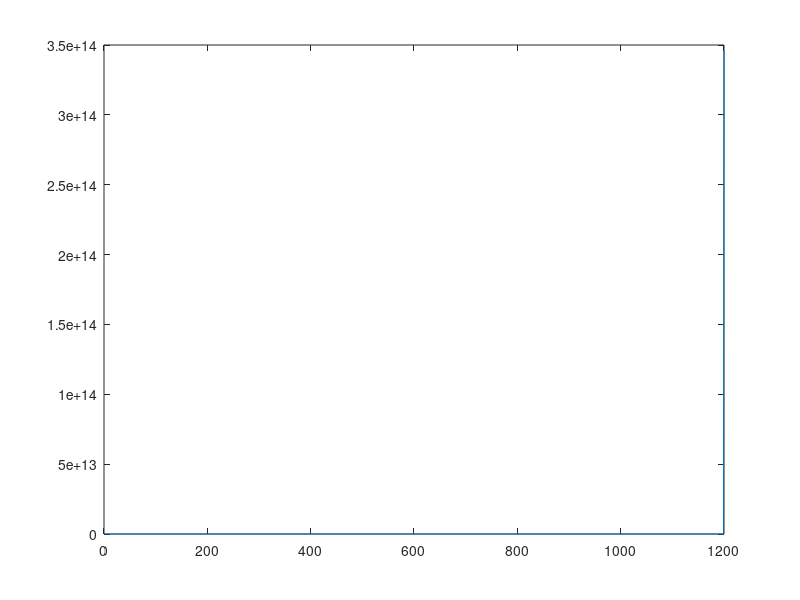
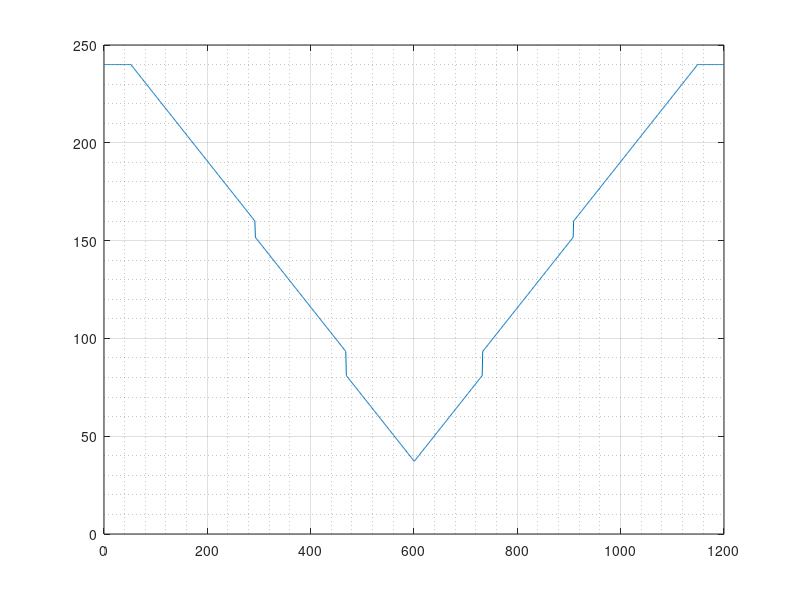

Recreate these plots in MATLAB, in order. (Note: this script raises an error after producing the figures.)
%% Material Properties

close all;
clear;

% Matboard dimensions (from in to mm)
matboard_w = 32 * 25.4
matboard_h = 40 * 25.4
matboard_t = 0.05 * 25.4
SA_board = matboard_w * matboard_h

% Matboard properties
sigma_tens = 30
sigma_comp = 6
shear_strength = 4
youngs_modulus = 4000
poissons_ratio = 0.2

% Glue properties
shear_strength_glue = 2
%% Moment and Shear Envelopes

L = 1200;  % Length of bridge
n = L+1;  % Number of points
P = 400;  % Total weight of train [N]
n_train = L-960+1;  % Number of train locations

lhs_dist = linspace(0, L, n);

% Offset by 1 because MALDLAB indexes with 1
% Offset by 1 more to shift cumsum one left
x_shear_start_locations = [52, 228, 392, 568, 732, 908] + 2;
x_train_loads = [-P/6, -P/6, -P/6, -P/6, -P/6, -P/6];
start_shear_all = (720-(0:1:n_train-1)')/3;  % Column vector of all possible starting shears
all_train_locations = zeros(n_train, n);

for i = 0:n_train-1
    all_train_locations(i+1, x_shear_start_locations+i) = x_train_loads;
end

% Each row is an SFD for each train location
all_shear = zeros(n_train, n);
all_shear(:,1) = start_shear_all;
all_shear = all_shear + all_train_locations;
all_shear = cumsum(all_shear, 2);

% Each row is a BMD for each train location
all_moment = cumsum(all_shear, 2);
all_moment = all_moment - start_shear_all;

x = 76;  % Location of the train (not needed anymore)

% Shear and moment envelopes
shear_envelope = max(abs(all_shear));
moment_envelope = max(all_moment);

max_shear = max(shear_envelope)
max_moment = max(moment_envelope)

% If querying x_shear and x_moment is required
% x_shear = all_shear(x+1,:);
% x_moment = all_moment(x+1,:);
%% Bridge Geometry
% 

% Design 0 params followed by an underscore
top_w_ = 100;
bot_w_ = 80;
height_ = 75;
top_t_ = 1.27;
bot_t_ = 1.27;
side_t_ = 1.27;
glue_w_ = 5;  % Not including thickness of side
glue_t_ = 1.27;
diaphragm_sep_ = 400;

% New params (add, subtract, multiply old params)
top_w = top_w_ + 20 
bot_w = bot_w_ - 5
height = height_ + 40
top_t = top_t_ * 2
bot_t = bot_t_
side_t = side_t_
glue_w = glue_w_
glue_t = glue_t_
diaphragm_sep = diaphragm_sep_ / 2
%% Cross-Sectional Properties

% Areas of split up sections
area_1 = top_t * top_w
area_2 = (height-bot_t) * side_t
area_3 = glue_w * glue_t
area_4 = bot_t * bot_w

% Height of each area's centroidal axis from base
y1 = height + top_t/2
y2 = (height+bot_t) / 2
y3 = height - glue_t/2
y4 = bot_t/2

% Local moment of inertias of each area
I1 = top_w*(top_t^3) / 12
I2 = side_t*((height-bot_t)^3) / 12
I3 = glue_w*(glue_t^3) / 12
I4 = bot_w*(bot_t^3) / 12

% Total area
tot_area = area_1 + 2*area_2 + 2*area_3 + area_4

% Centroidal axis
y_bar = (area_1*y1 + 2*area_2*y2 + 2*area_3*y3 + area_4*y4) / tot_area

% Distance from global centroidal axis to local centoridal axes of areas
d1 = y1 - y_bar
d2 = y2 - y_bar
d3 = y3 - y_bar
d4 = y_bar - y4  % Order doesn't really matter but just for illustrative purposes

% Parallel axis theorem
sec1 = area_1*(d1^2) + I1
sec2 = 2 * (area_2*(d2^2) + I2)
sec3 = 2 * (area_3*(d3^2) + I3)
sec4 = area_4*(d4^2) + I4

% Moment of inertia
I = sec1 + sec2 + sec3 + sec4

% Q values
Q_cent = (bot_w-2*side_t)*bot_t*(y_bar-bot_t/2) + 2*y_bar*side_t*(y_bar/2)
Q_glue = area_1 * (height-y_bar + top_t/2)
%% Non-Thin Plate Stresses

% Maximum abs(shear value) and abs(moment value)
[shear_max, shear_max_index] = max(shear_envelope);
[moment_max, moment_max_index] = max(moment_envelope);

% Largest tensile and compressive stress at every x
sigma_top_comp = moment_envelope*(height+top_t-y_bar) / I
sigma_bot_tens = moment_envelope*y_bar / I

% Largest shear stress at the centroidal axis at every x
T_cent = (shear_envelope*Q_cent) / (I*(2*side_t))

% Largest shear stress at glue joints at every x
T_glue = (shear_envelope*Q_glue) / (I*(2*glue_w))

% Max values for sigma_top_comp, sigma_bot_tens, T_cent, T_glue
sigma_top_comp_max = max(sigma_top_comp)
sigma_bot_tens_max = max(sigma_bot_tens)
T_cent_max = max(T_cent)
T_glue_max = max(T_glue)
%% Thin Plate Buckling
% 

% Case 1: Bucking of the top plate due to flexural compression
t_top_plate = top_t
b_in = bot_w - side_t
stress_top_plate = (4*pi^2*youngs_modulus)/(12*(1-poissons_ratio^2)) * (t_top_plate/b_in)^2

% Case 2: Buckling of the flanges due to flexural compression
t_flange = top_t
b_out = (top_w-bot_w)/2 + side_t/2
stress_side_flange = (0.425*pi^2*youngs_modulus)/(12*(1-poissons_ratio^2)) * (t_flange/b_out)^2

% Case 3: Buckling of the webs due to varying flexural compression
t_web_flex = side_t
y_top = height - glue_t/2 - y_bar
stress_varying_shear = (6*pi^2*youngs_modulus)/(12*(1-poissons_ratio^2)) * (t_web_flex/y_top)^2

% Case 4: Shear buckling
t_web_shear = side_t
h_web = height - glue_t/2 - bot_t/2
stress_shear_buckle = (5*pi^2*youngs_modulus)/(12*(1-poissons_ratio^2)) * ((t_web_shear/h_web)^2 + (t_web_shear/diaphragm_sep)^2)
%% Factor of Safety

% Flexural related
FOS_tension = sigma_tens ./ sigma_bot_tens
plot(lhs_dist, FOS_tension)
FOS_comp = sigma_comp ./ sigma_top_comp
FOS_flexbuck1 = stress_top_plate ./ sigma_top_comp
FOS_flexbuck2 = stress_side_flange ./ sigma_top_comp
FOS_flexbuck3 = stress_varying_shear ./ sigma_top_comp

% Shear related FOS
FOS_shear = shear_strength ./ T_cent
FOS_shear_glue = shear_strength_glue ./ T_glue
FOS_shear_buck = stress_shear_buckle ./ T_cent
%% Shear Force Capacities + Bending Moment Capacities

% Flexural related capacities
M_fail_tens = FOS_tension .* moment_envelope
M_fail_comp = FOS_comp .* moment_envelope
M_fail_buck1 = FOS_flexbuck1 .* moment_envelope
M_fail_buck2 = FOS_flexbuck2 .* moment_envelope
M_fail_buck3 = FOS_flexbuck3 .* moment_envelope

% Shear related capacities
V_fail_shear = FOS_shear .* shear_envelope
V_fail_shear_glue = FOS_shear_glue .* shear_envelope
V_fail_shear_buck = FOS_shear_buck .* shear_envelope
%% Summary of Minimum FOSs

tension_FOS = min(FOS_tension)
comp_FOS = min(FOS_comp)
top_buck_FOS = min(FOS_flexbuck1)
flange_buck_FOS = min(FOS_flexbuck2)
web_buck_FOS = min(FOS_flexbuck3)
shear_FOS = min(FOS_shear)
glue_FOS = min(FOS_shear_glue)
shear_buck_FOS = min(FOS_shear_buck)
%% Surface Area

% Surface areas for each matboard area with stacking considered
SA1 = top_w * L * (top_t/top_t_);
SA2 = (height-bot_t) * L * (side_t/side_t_);
SA3 = glue_w * L * (glue_t/glue_t_);
SA4 = bot_w * L * (bot_t/bot_t_);

% Surface areas for each diaphragm
SAd = (bot_w-2*side_t) * (height-bot_t);  % Upper bound
extra = 0;  % Manually edit - extra diaphragms
num_diaphragms = (L/diaphragm_sep) + extra;

% Total surface area
SA = SA1 + 2*SA2 + 2*SA3 + SA4 + SAd*num_diaphragms

% If possible, try to be lower than 0.8
Surface_area_percent = SA/SA_board
%% Graphs

% Graphing Shear envelope
figure
plot(lhs_dist, shear_envelope)
grid on
grid minor
yline(0)
xlabel("Distance Along Bridge (mm)")
ylabel("Shear Force (N)")
title("Absolute Shear Force Envelope")

% Graphing moment envelope
figure
plot(lhs_dist, moment_envelope)
grid on
grid minor
set(gca, 'YDir', 'reverse')  % Flip y-axis
yline(0)
xlabel("Distance Along Bridge (mm)")
ylabel("Bending Moment (Nmm)")
title("Bending Moment Envelope")

% Matboard tension and compression failure
figure
hold on;
set(gca, 'YDir', 'reverse') 
plot(lhs_dist, moment_envelope)
plot(lhs_dist, M_fail_tens)
plot(lhs_dist, M_fail_comp)
xlabel("Distance Along Bridge (mm)")
ylabel("Bending Moment (Nmm)")
grid on
grid minor
title("Matboard Tension and Compression Failure")
legend("Bending Moment Envelope", "Matboard Tension Failure", "Matboard Compression Failure")
hold off;

% Matboard top thin plate failure
figure
hold on;
set(gca, 'YDir', 'reverse') 
plot(lhs_dist, moment_envelope)
plot(lhs_dist, M_fail_buck1)
plot(lhs_dist, M_fail_buck2)
xlabel("Distance Along Bridge (mm)")
ylabel("Bending Moment (Nmm)")
grid on
grid minor
title("Matboard Top Thin Plate Failure")
legend("Bending Moment Envelope", "Matboard Buckling Failure Top Plate", "Matboard Buckling Failure Side Flange")
hold off;

% Matboard webs failure
figure
hold on;
set(gca, 'YDir', 'reverse') 
plot(lhs_dist, moment_envelope)
plot(lhs_dist, M_fail_buck3)
xlabel("Distance Along Bridge (mm)")
ylabel("Bending Moment (Nmm)")
grid on
grid minor
title("Matboard Webs Failure")
legend("Bending Moment Envelope", "Matboard Buckling Failure Webs")
hold off;

% Matboard centroidal axis shear failure
figure
hold on
plot(lhs_dist, shear_envelope)
plot(lhs_dist, V_fail_shear, "r")
xlabel("Distance Along Bridge (mm)")
ylabel("Shear Force (N)")
grid on
grid minor
title("Matboard Centroidal Axis Shear Failure")
legend("Shear Force Envelope", "Matboard Shear Failure")
hold off

% Matboard glue shear failure
figure 
hold on 
plot(lhs_dist, shear_envelope)
plot(lhs_dist, V_fail_shear_glue, "r")
legend("Shear Force Envelope", "Glue Shear Failure")
xlabel("Distance Along Bridge (mm)")
ylabel("Shear Force (N)")
title("Matboard Glue Shear Failure")
grid on
grid minor
hold off

% Matboard shear buckling failure
figure 
hold on 
plot(lhs_dist, shear_envelope)
plot(lhs_dist, V_fail_shear_buck, "r")
legend("Shear Force Envelope", "Shear Buckling Failure")
xlabel("Distance Along Bridge (mm)")
ylabel("Shear Force (N)")
title("Matboard Shear Buckling Failure")
grid on
grid minor
hold off
